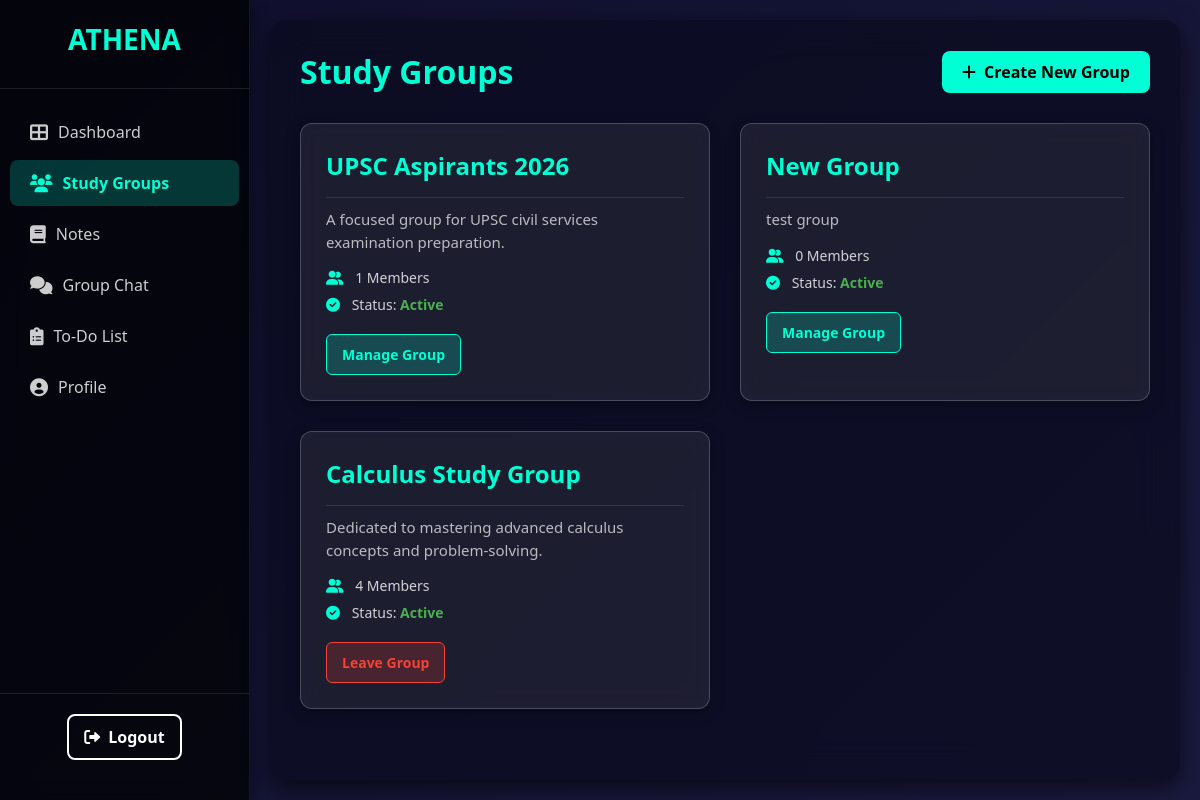
The app's page /users/dashboard/study_group.php (signed in), older data.
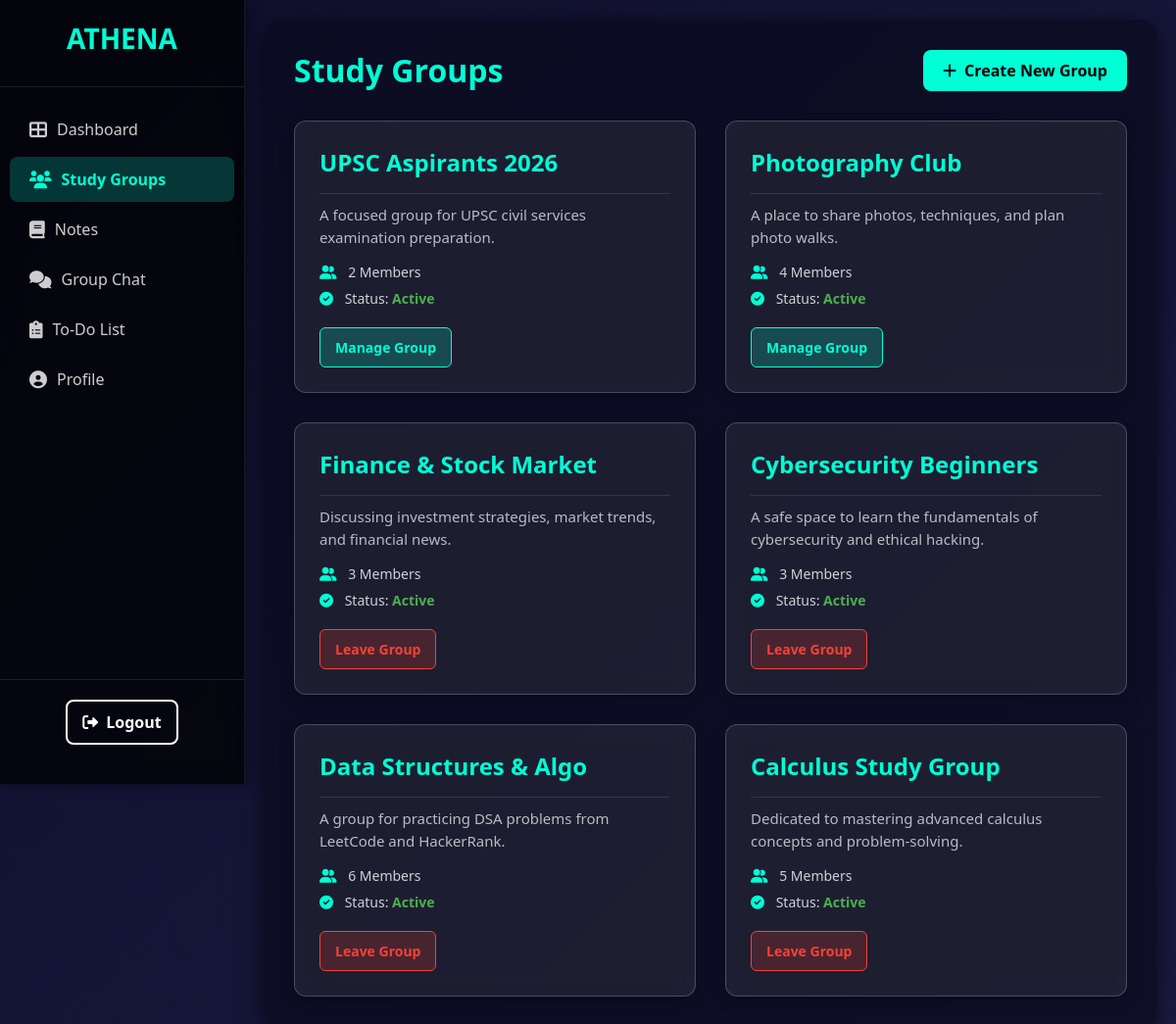
The same page, newer data.
### tables this page shows
CREATE TABLE `study_group` (
  `group_id` int(11) NOT NULL,
  `group_name` varchar(100) NOT NULL,
  `description` text DEFAULT NULL,
  `user_id` int(11) NOT NULL,
  `approved` tinyint(1) DEFAULT 0,
  `created_at` datetime DEFAULT current_timestamp()
);

### users/dashboard/study_group.php (the view, shortened to what this page needs)
<?php
require '../connect.php';
$user_id = $_SESSION['user_id'];
$study_groups = [];
$query_groups = "
    SELECT
        sg.group_id,
        sg.group_name,
        sg.description,
        sg.approved,
        sg.user_id AS creator_id, -- MODIFIED: Added creator_id to distinguish created vs. joined groups
        u.user_name AS creator_name,
        (SELECT COUNT(*) FROM group_members gm_count WHERE gm_count.group_id = sg.group_id) AS member_count
    FROM
        study_group sg
    JOIN
        users u ON sg.user_id = u.user_id
    WHERE
        sg.user_id = ? OR EXISTS (SELECT 1 FROM group_members gm WHERE gm.group_id = sg.group_id AND gm.user_id = ?)
    ORDER BY
        sg.created_at DESC;
";
$stmt_groups = $conn->prepare($query_groups);
$stmt_groups->bind_param("ii", $user_id, $user_id);
$stmt_groups->execute();
$result_groups = $stmt_groups->get_result();
if ($result_groups) {
    while ($row = $result_groups->fetch_assoc()) {
        $study_groups[] = $row;
    }
} else {
    error_log("Error fetching study groups: " . $conn->error);
}
?>
<!DOCTYPE html>
<html lang="en">
<head>
  <link rel="stylesheet" href="panelstyle.css">
  <link rel="stylesheet" href="study_group_style.css">
  <link rel="stylesheet" href="https://cdnjs.cloudflare.com/ajax/libs/font-awesome/6.0.0-beta3/css/all.min.css">
</head>
<body>
  <div class="dashboard-wrapper">
    <aside class="sidebar">
      <div class="sidebar-header">
        <div class="logo">ATHENA</div>
      </div>
      <nav class="sidebar-nav">
        <ul>
          <li><a href="user_panel.php"><i class="fas fa-th-large"></i> Dashboard</a></li>
          <li class="active"><a href="#"><i class="fas fa-users"></i> Study Groups</a></li>
          <li><a href="#"><i class="fas fa-book"></i> Notes</a></li>
          <li><a href="#"><i class="fas fa-comments"></i> Group Chat</a></li>
          <li><a href="#"><i class="fas fa-clipboard-list"></i> To-Do List</a></li>
          <li><a href="profile_page.php"><i class="fas fa-user-circle"></i> Profile</a></li>
        </ul>
      </nav>
      <div class="sidebar-footer">
        <a href="../user_logout.php" class="logout-btn"><i class="fas fa-sign-out-alt"></i> Logout</a>
      </div>
    </aside>
    <main class="main-content">
      <header class="main-header">
        <div class="welcome-section">
          <h2>Study Groups</h2>
        </div>
        <div class="header-actions">
          <button class="create-new-btn" id="toggle-create-group-form"><i class="fas fa-plus"></i> Create New Group</button>
        </div>
      </header>
      <section class="dashboard-grid">
        <?php if (!empty($study_groups)): ?>
          <?php foreach ($study_groups as $group): ?>
            <div class="card">
              <div class="card-content">
                <h3 class="group-title"><?= htmlspecialchars($group['group_name']) ?></h3>
                <p class="group-description"><?= htmlspecialchars($group['description'] ?? 'No description provided.') ?></p>
                <div class="group-meta">
                  <p><i class="fas fa-user-friends"></i> <?= htmlspecialchars($group['member_count']) ?> Members</p>
                  <p>
                    <i class="fas fa-check-circle"></i> Status:
                    <span class="status-<?= $group['approved'] ? 'active' : 'pending' ?>">
                      <?= $group['approved'] ? 'Active' : 'Pending Approval' ?>
                    </span>
                  </p>
                </div>
                <?php if ($group['creator_id'] == $user_id): ?>
                    <button class="view-btn">Manage Group</button>
                <?php else: ?>
                    <button class="leave-btn" data-group-id="<?= $group['group_id'] ?>">Leave Group</button>
                <?php endif; ?>
              </div>
            </div>
          <?php endforeach; ?>
        <?php else: ?>
          <p class="no-data">No study groups found. <a href="#" id="trigger-create-group-from-empty">Create or join one!</a></p>
        <?php endif; ?>
      </section>
    </main>
  </div>
</body>
</html>

### users/dashboard/panelstyle.css (style rules this page uses)
* { margin: 0; padding: 0; box-sizing: border-box; font-family: 'Segoe UI', sans-serif; }
body { background: linear-gradient(135deg, #0f0f2c, #1a1a40); color: white; min-height: 100vh; display: flex; }
a { text-decoration: none; color: inherit; }
.dashboard-wrapper { display: flex; width: 100%; min-height: 100vh; }
.sidebar { width: 250px; background-color: rgba(0, 0, 0, 0.7); backdrop-filter: blur(10px); box-shadow: 2px 0 15px rgba(0, 0, 0, 0.4); display: flex; flex-direction: column; padding: 20px 0; position: sticky; top: 0; height: 100vh; border-right: 1px solid rgba(255, 255, 255, 0.08); }
.sidebar-header { padding: 0 20px 30px; border-bottom: 1px solid rgba(255, 255, 255, 0.1); margin-bottom: 20px; }
.sidebar-header .logo { font-size: 28px; font-weight: bold; color: #00ffd5; text-align: center; }
.sidebar-nav ul { list-style: none; padding: 0; }
.sidebar-nav li { margin-bottom: 5px; }
.sidebar-nav li a { display: flex; align-items: center; padding: 12px 20px; color: rgba(255, 255, 255, 0.8); font-size: 16px; transition: background-color 0.2s ease, color 0.2s ease; border-radius: 8px; margin: 0 10px; }
.sidebar-nav li a i { margin-right: 10px; font-size: 18px; }
.sidebar-nav li.active a { background-color: rgba(0, 255, 213, 0.2); color: #00ffd5; font-weight: bold; }
.sidebar-footer { margin-top: auto; padding: 20px; border-top: 1px solid rgba(255, 255, 255, 0.1); text-align: center; }
.logout-btn { background-color: transparent; border: 2px solid white; color: white; padding: 10px 15px; border-radius: 8px; display: inline-flex; align-items: center; font-weight: bold; transition: background-color 0.3s ease, color 0.3s ease, transform 0.2s ease; }
.logout-btn i { margin-right: 8px; }
.main-content { flex-grow: 1; padding: 30px; background-color: rgba(10, 10, 30, 0.7); backdrop-filter: blur(20px); border-radius: 16px; margin: 20px; box-shadow: 0 8px 24px rgba(0, 0, 0, 0.6); }
.main-header { display: flex; justify-content: space-between; align-items: center; margin-bottom: 30px; flex-wrap: wrap; gap: 20px; }
.welcome-section h2 { font-size: 32px; color: #00ffd5; margin: 0; }
.header-actions { display: flex; align-items: center; gap: 15px; flex-wrap: wrap; }
.create-new-btn { background-color: #00ffd5; color: black; padding: 10px 20px; border: none; border-radius: 8px; font-size: 16px; cursor: pointer; display: inline-flex; align-items: center; gap: 8px; font-weight: bold; transition: background-color 0.3s ease, transform 0.2s ease; height: 42px; }
.dashboard-grid { display: grid; grid-template-columns: repeat(auto-fit, minmax(300px, 1fr)); gap: 30px; }
.card { background-color: rgba(255, 255, 255, 0.08); border-radius: 12px; box-shadow: 0 4px 15px rgba(0, 0, 0, 0.3); padding: 25px; display: flex; flex-direction: column; border: 1px solid rgba(255, 255, 255, 0.2); backdrop-filter: blur(10px); transition: transform 0.3s ease, box-shadow 0.3s ease; }
.card h3 { font-size: 22px; color: #00ffd5; margin-bottom: 20px; border-bottom: 1px solid rgba(255, 255, 255, 0.1); padding-bottom: 15px; }
.card-content { flex-grow: 1; }
.view-btn { background-color: rgba(0, 255, 213, 0.2); color: #00ffd5; padding: 8px 15px; border: 1px solid #00ffd5; border-radius: 6px; font-size: 14px; cursor: pointer; transition: background-color 0.2s ease, color 0.2s ease; }

Row changes from the older to the newer data that the page shows:
removed study_group: group_name "New Group", description "test group", member_count "0", approved "Active", shows "Manage Group"
computed for study_group "UPSC Aspirants 2026": member_count "1" → "2"
added study_group: group_name "Photography Club", description "A place to share photos, techniques, and plan photo walks.", member_count "4", approved "Active", shows "Manage Group"
added study_group: group_name "Finance & Stock Market", description "Discussing investment strategies, market trends, and financial news.", member_count "3", approved "Active"
added study_group: group_name "Cybersecurity Beginners", description "A safe space to learn the fundamentals of cybersecurity and ethical hacking.", member_count "3", approved "Active"
added study_group: group_name "Data Structures & Algo", description "A group for practicing DSA problems from LeetCode and HackerRank.", member_count "6", approved "Active"
computed for study_group "Calculus Study Group": member_count "4" → "5"
